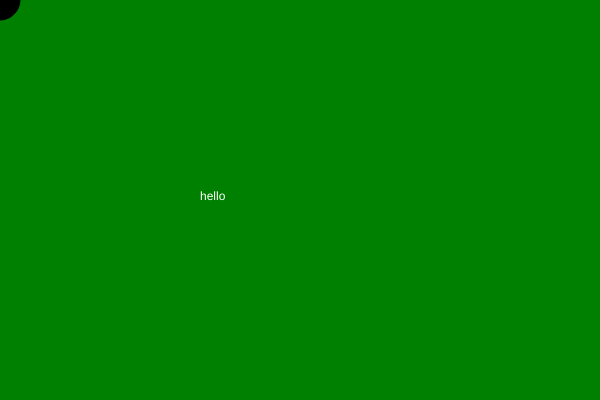
Frame 1 (no input)
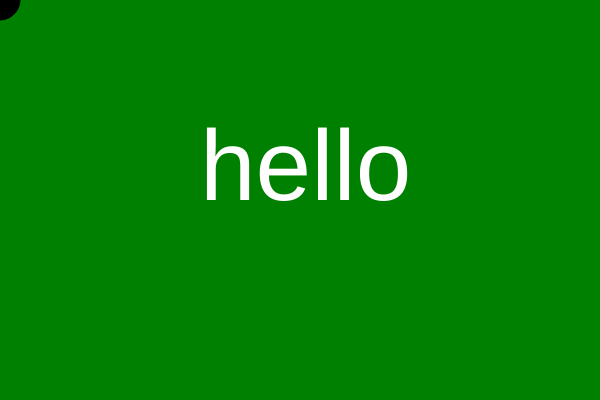
Frame 60 (no input)
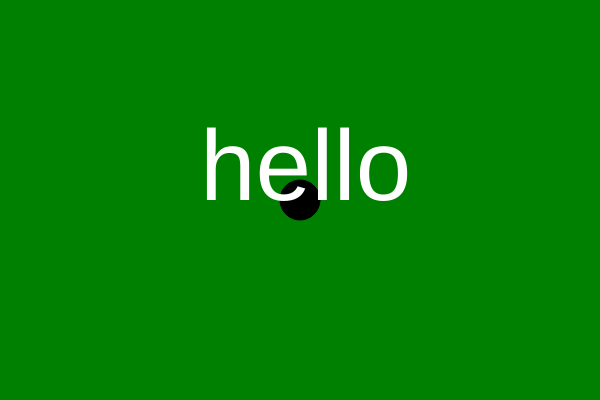
Frame 120 (the mouse pressed at the canvas centre since frame 60)

The p5.js sketch that drew these frames (run headless with seeded random() and noise() and a simulated clock; from frame 60 on, the mouse is pressed at the canvas centre):

// p5.js sketch
// ── sketch.js
function setup() {
  createCanvas(600, 400);
}

function draw() {
  background('green');
  fill('black');
  ellipse(mouseX, mouseY, 40, 40);

  fill('white');
  text("hello", 200, 200);
  textSize(100);
}
